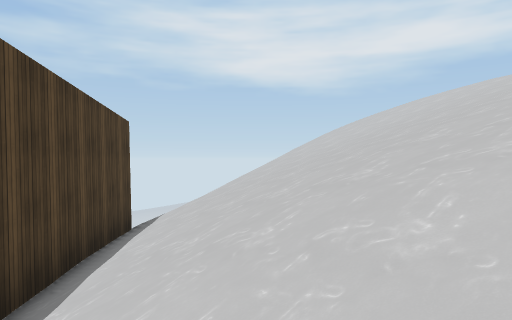
view 1 (above)

20 first-person views from a walk through a 3-D level made in the Unity game engine. The camera is 1.5 m above the floor, looks level and sees 70° across. The floor is counted in squares, 2 m on a side. Each view is taken from the middle of a square. On the plan, view 1 faces up. The plan holds only what a view shows up to about 11 squares ahead; the rest is blank. The place goes on beyond the plan. Some surface patterns are stand-ins.

view 2
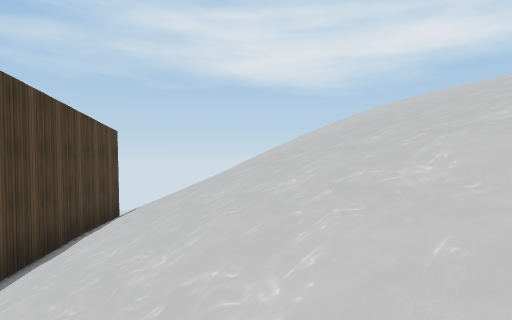

view 3
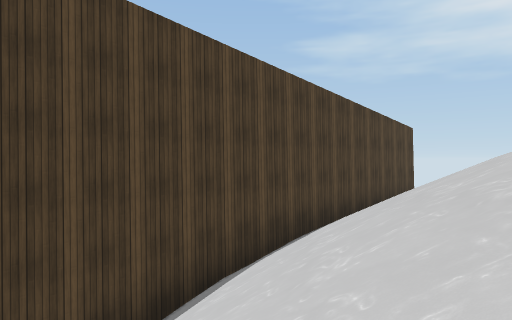

view 4
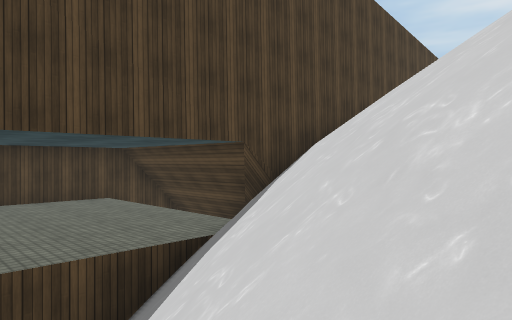

view 5
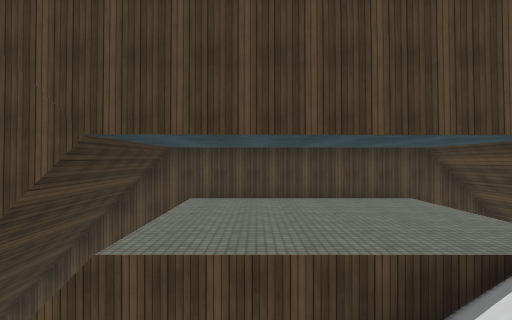

view 6
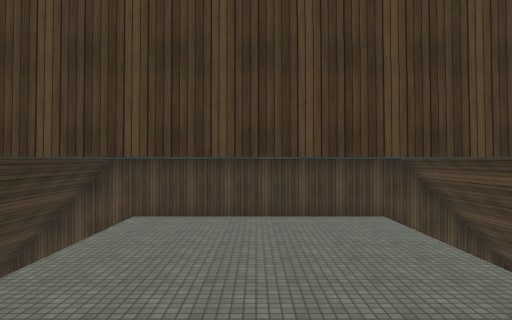

view 7
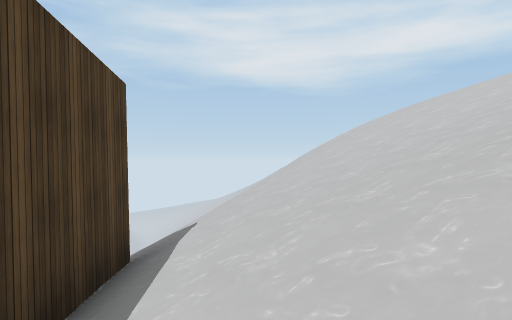

view 8
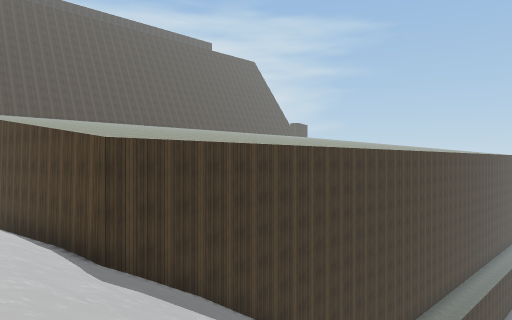

view 9
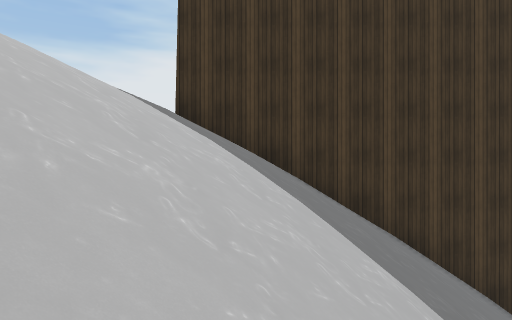

view 10
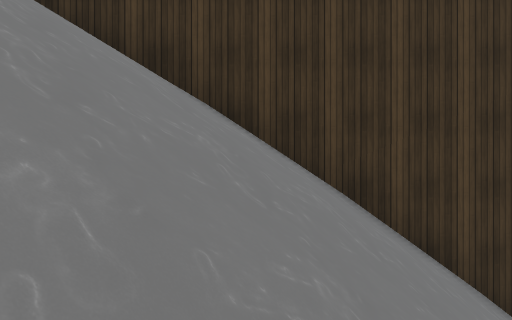

view 11
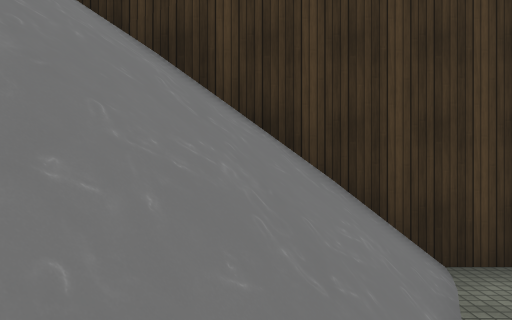

view 12
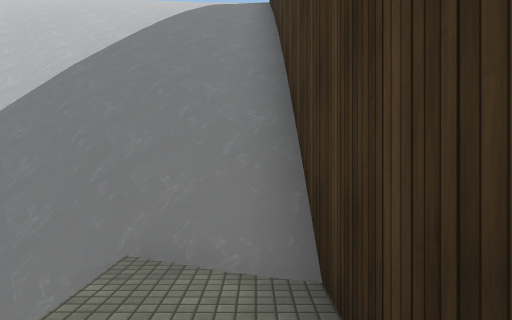

view 13
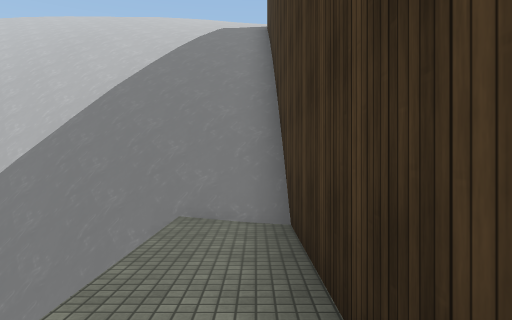

view 14
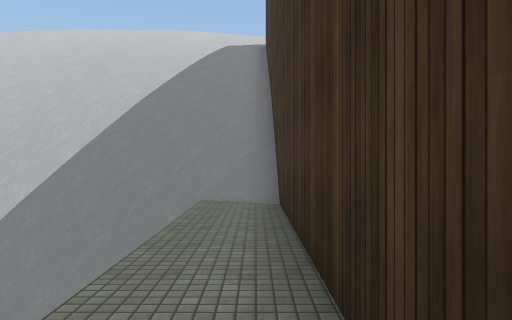

view 15
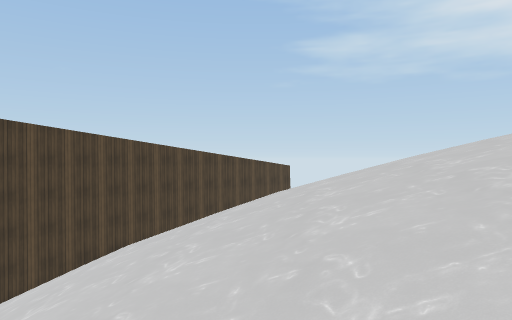

view 16
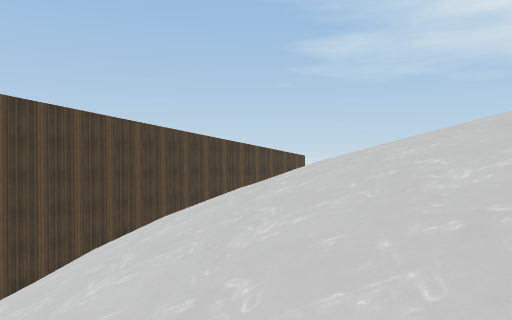

view 17
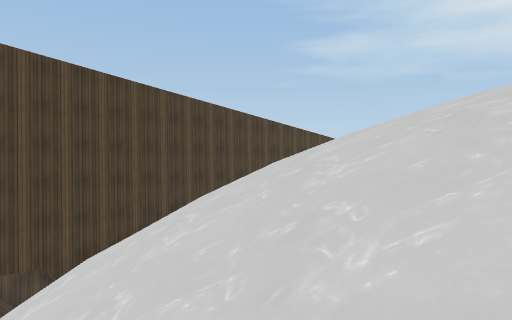

view 18
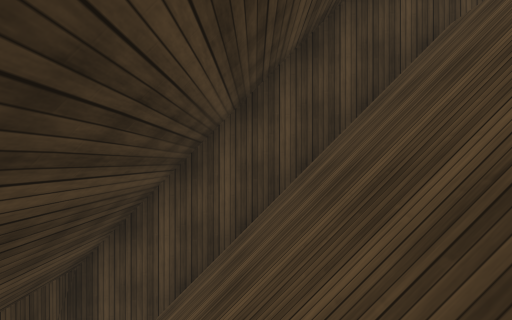

view 19
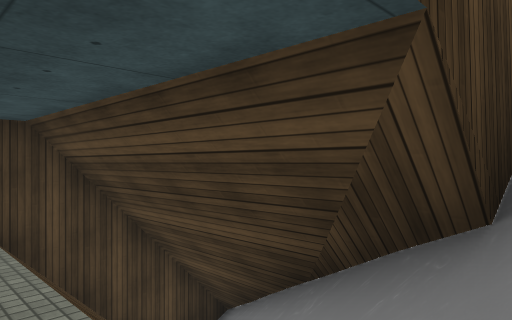

view 20
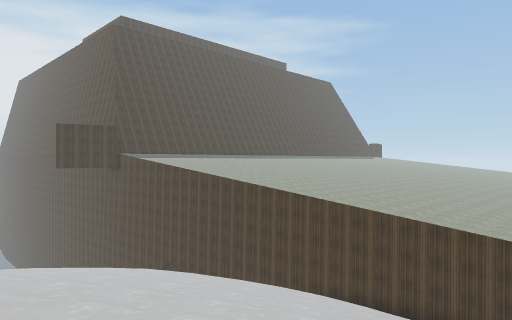

### Floor plan
Key: @ floor where view 1 was taken; # wall or solid block; . main floor; - floor 6.5 m lower than the main floor; : floor 8.75 m higher than the main floor; + floor 9.5 m higher than the main floor; * floor 10.25 m higher than the main floor; % floor 11 m higher than the main floor; & floor 12 m higher than the main floor; / step, stairs or slope; = window, fence, low wall or low ledge; v drop or lower ground.
Columns run from 17 left of view 1 to 8 right of it. Each row starts with its distance up from view 1.
 14          v=///// //////
 13        ##v/////////////
 12       /#v//////////////
 11       ##////////////////&
 10        #////////////////&
  9   //////////////////////&
  8 - -----////////////////*%
  7  ##############/////////%&
  6               #/////////%
  5               #///////**
  4               #/////::+**
  3               #//////:+**
  2               #///////+**
  1               #////////+*
  0               #//@//////+
 -1               #//////////
 -2           #####//////////
 -3           #/ ##/ ////////
 -4           #//////////////
 -5           #...../////////
 -6           #.....////   /
 -7           #.....////
 -8           #.....v  /
 -9           #.....v
-10           #/////v
-11           #////
-12           #/////
-13           #//

Where each view was taken, in squares from view 1:
view 1: 0 up, 0 right, facing up
view 2: 2 down, 1 right, facing up
view 3: 4 down, 2 right, facing up-left
view 4: 8 down, 2 right, facing up-left
view 5: 8 down, 2 right, facing left
view 6: 7 down, 1 right, facing left
view 7: 3 up, 1 left, facing up
view 8: 14 up, 0 right, facing down-left
view 9: 14 up, 4 left, facing down
view 10: 12 up, 7 left, facing down
view 11: 11 up, 9 left, facing down
view 12: 8 up, 13 left, facing right
view 13: 8 up, 15 left, facing right
view 14: 8 up, 17 left, facing right
view 15: 4 down, 7 right, facing up-left
view 16: 5 down, 7 right, facing up-left
view 17: 6 down, 6 right, facing up-left
view 18: 12 down, 2 left, facing left
view 19: 5 down, 2 left, facing up-left
view 20: 7 up, 8 right, facing down-left
